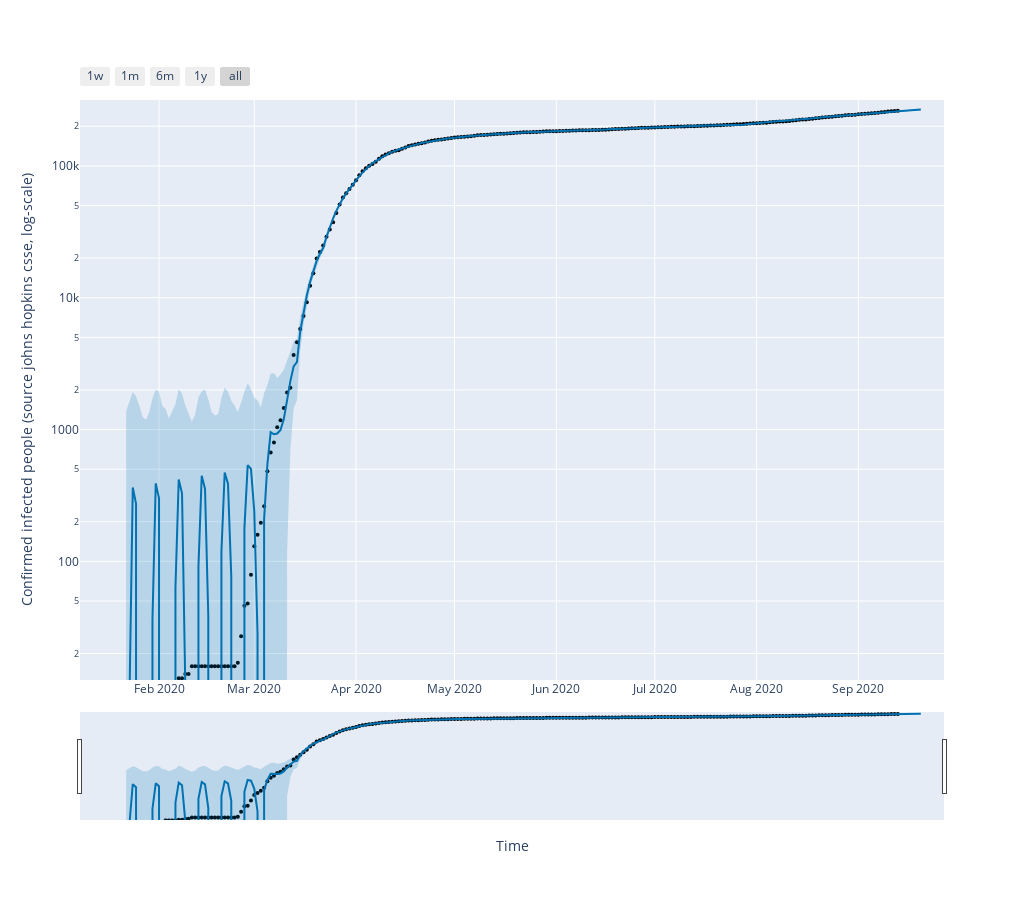

Write notebook code for a chart like this one.
### Code cell
import plotly.offline as py
from fbprophet.plot import plot_plotly

fig = plot_plotly(my_model, forecast)  # This returns a plotly Figure

fig.update_layout(
    width=1024,
    height=900,
    xaxis_title="Time",
    yaxis_title="Confirmed infected people (source johns hopkins csse, log-scale)",
)
fig.update_yaxes(type="log",range=[1.1,5.5])
py.iplot(fig)

### Figure 1 — Plotly figure (JSON) as saved in the notebook; plotly's stock layout.template omitted (floating-point values rounded to 4 significant figures; data arrays with more than 128 entries replaced by an {"elided": "..."} marker saying what was removed)
{"data": [{"marker": {"color": "black", "size": 4}, "mode": "markers", "name": "Actual", "type": "scatter", "x": {"elided": "236 str values"}, "y": {"elided": "236 int values"}}, {"hoverinfo": "skip", "line": {"width": 0}, "mode": "lines", "type": "scatter", "x": {"elided": "243 str values"}, "y": {"elided": "243 float values"}}, {"fill": "tonexty", "fillcolor": "rgba(0, 114, 178, 0.2)", "line": {"color": "#0072B2", "width": 2}, "mode": "lines", "name": "Predicted", "type": "scatter", "x": {"elided": "243 str values"}, "y": {"elided": "243 float values"}}, {"fill": "tonexty", "fillcolor": "rgba(0, 114, 178, 0.2)", "hoverinfo": "skip", "line": {"width": 0}, "mode": "lines", "type": "scatter", "x": {"elided": "243 str values"}, "y": {"elided": "243 float values"}}, {"line": {"color": "black", "dash": "dash", "width": 2}, "mode": "lines", "name": "Cap", "type": "scatter", "x": {"elided": "243 str values"}, "y": {"elided": "243 int values"}}], "layout": {"height": 900, "showlegend": false, "width": 1024, "xaxis": {"rangeselector": {"buttons": [{"count": 7, "label": "1w", "step": "day", "stepmode": "backward"}, {"count": 1, "label": "1m", "step": "month", "stepmode": "backward"}, {"count": 6, "label": "6m", "step": "month", "stepmode": "backward"}, {"count": 1, "label": "1y", "step": "year", "stepmode": "backward"}, {"step": "all"}]}, "rangeslider": {"visible": true}, "title": {"text": "Time"}, "type": "date"}, "yaxis": {"range": [1.1, 5.5], "title": {"text": "Confirmed infected people (source johns hopkins csse, log-scale)"}, "type": "log"}}}
